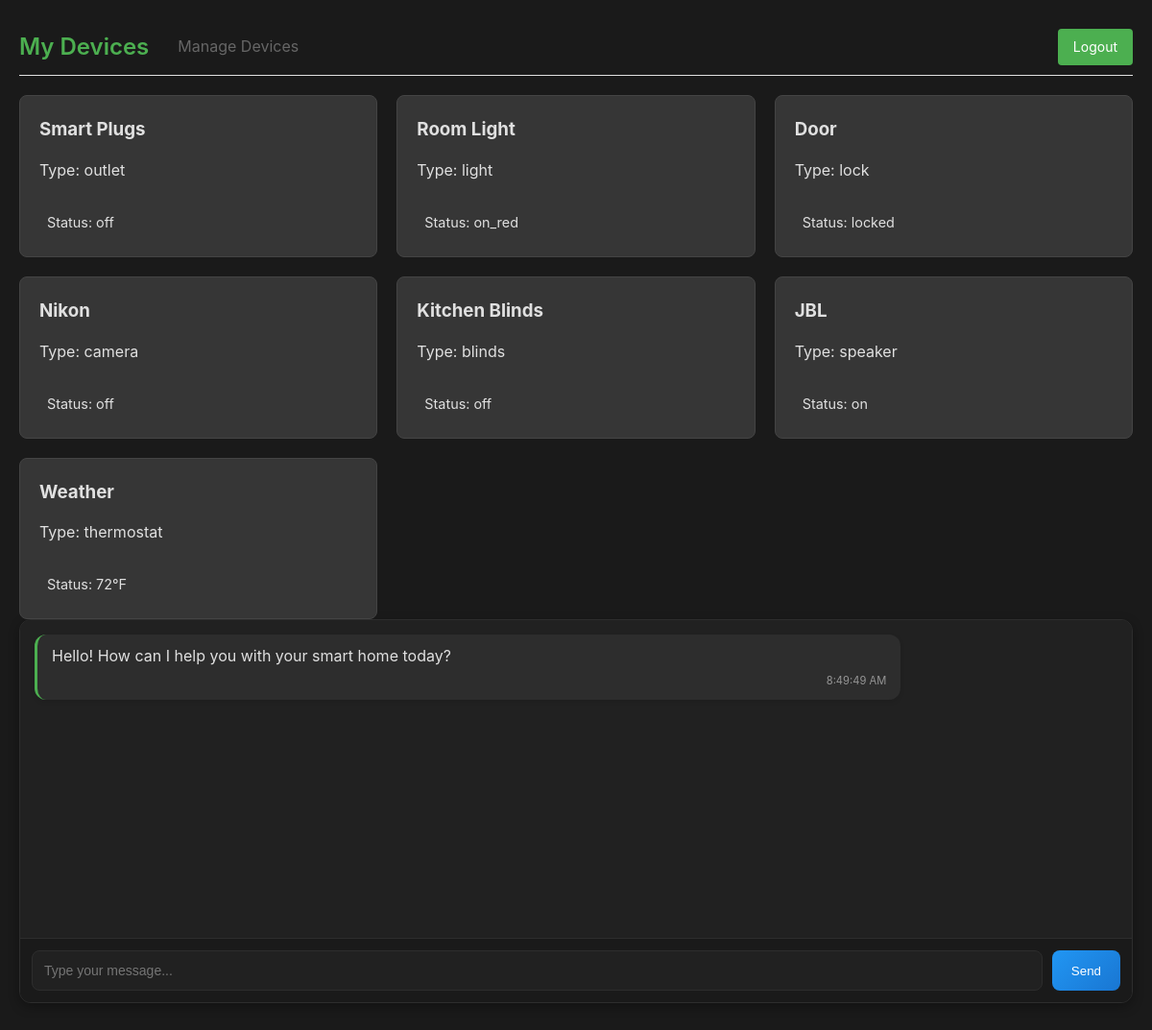
The app's page / (signed in) with its own data.
### app.py (models this page shows)
class Device(db.Model):
    id = db.Column(db.Integer, primary_key=True)
    name = db.Column(db.String(80), nullable=False)
    type = db.Column(db.String(50), nullable=False)
    state = db.Column(db.String(50), nullable=False)
    user_id = db.Column(db.Integer, db.ForeignKey('user.id'), nullable=False)

### app.py (the view)
@app.route('/')
@login_required
def home():
    devices = Device.query.filter_by(user_id=current_user.id).all()
    return render_template('index.html', devices=devices)

### app.py (called while the page is built)
@login_manager.user_loader
def load_user(user_id):
    return User.query.get(int(user_id))

### templates/index.html (shortened to what this page needs)
<!DOCTYPE html>
<html>
<head>
    <link rel="stylesheet" href="{{ url_for('static', filename='css/style.css') }}">
</head>
<body>
    <div class="container">
        <div class="header-section">
            <div class="title-section">
                <h2>My Devices</h2>
                <a href="{{ url_for('devices') }}" class="manage-devices-link">Manage Devices</a>
            </div>
            <div class="nav-buttons">
                <a href="{{ url_for('logout') }}" class="nav-button">Logout</a>
            </div>
        </div>
        <div class="devices-section">
            <div class="devices-grid">
                {% for device in devices %}
                <div class="device-card" data-device-id="{{ device.id }}">
                    <h3>{{ device.name }}</h3>
                    <p>Type: {{ device.type }}</p>
                    <p class="device-status">Status: {{ device.state }}</p>
                </div>
                {% endfor %}
            </div>
        </div>
        <div class="chat-section">
            <div id="chat-messages" class="chat-messages">
            </div>
            <div class="chat-input-container">
                <input type="text" id="user-input" placeholder="Type your message...">
                <button onclick="sendMessage()">Send</button>
            </div>
        </div>
    </div>
</body>
</html>

### static/css/style.css (style rules this page uses)
* { margin: 0; padding: 0; box-sizing: border-box; }
body { font-family: 'Inter', sans-serif; line-height: 1.6; background-color: #1a1a1a; color: #e0e0e0; }
.header-section { display: flex; justify-content: space-between; align-items: center; margin-bottom: 20px; padding: 10px 0; border-bottom: 1px solid #e0e0e0; }
.title-section { display: flex; align-items: center; gap: 20px; }
.title-section h2 { margin: 0; font-size: 24px; color: #4CAF50; font-weight: 600; }
.manage-devices-link { color: #666; text-decoration: none; font-size: 16px; padding: 5px 10px; border-radius: 4px; transition: all 0.3s ease; }
.nav-buttons { display: flex; gap: 15px; }
.nav-button { padding: 8px 16px; background: #4CAF50; color: white; text-decoration: none; border-radius: 4px; font-size: 14px; transition: background-color 0.3s ease; }
.container { max-width: 1200px; margin: 0 auto; padding: 20px; }
.devices-grid { display: grid; grid-template-columns: repeat(auto-fill, minmax(300px, 1fr)); gap: 20px; }
.device-card { background: #363636; border: 1px solid #444; border-radius: 8px; padding: 20px; display: flex; flex-direction: column; gap: 15px; transition: all 0.3s ease; position: relative; }
.device-status { display: inline-block; padding: 4px 8px; border-radius: 4px; font-size: 0.9em; margin-top: 10px; transition: all 0.3s ease; }
.chat-section { border: 1px solid #2d2d2d; border-radius: 12px; overflow: hidden; background: #1a1a1a; box-shadow: 0 4px 12px rgba(0, 0, 0, 0.3); height: 400px; display: flex; flex-direction: column; margin-bottom: 20px; transition: all 0.3s ease; }
.chat-messages { flex-grow: 1; overflow-y: auto; padding: 15px; background: #212121; scroll-behavior: smooth; }
.chat-input-container { padding: 12px; background: #1a1a1a; border-top: 1px solid #2d2d2d; display: flex; gap: 10px; min-height: 60px; }
.chat-input-container input { flex: 1; padding: 12px; border: 1px solid #2d2d2d; border-radius: 8px; font-size: 14px; background: #212121; color: #e0e0e0; transition: all 0.3s ease; }
.chat-input-container button { padding: 10px 20px; background: linear-gradient(135deg, #2196F3, #1976D2); color: white; border: none; border-radius: 8px; cursor: pointer; transition: all 0.3s ease; font-weight: 500; }

### records on screen
Device: name "Smart Plugs", type "outlet", state "off"
Device: name "Room Light", type "light", state "on_red"
Device: name "Door", type "lock", state "locked"
Device: name "Nikon", type "camera", state "off"
Device: name "Kitchen Blinds", type "blinds", state "off"
Device: name "JBL", type "speaker", state "on"
Device: name "Weather", type "thermostat", state "72°F"
